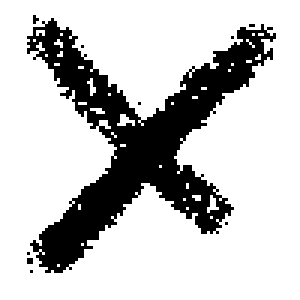
#> input picture x.bmp, 100 x 100 px (shown 3 times larger)
$ python rw.py
#> lines starting #> are read from the running program, lines starting #| are printed output that depends on the picture; after the words box and inside, x2 and y2 are one past the last pixel; in counts of white or black regions, pixels touching at a corner belong together; long printed decimals are rounded
#!/usr/bin/python3

from PIL import Image, ImageDraw
import scipy.spatial as ss
import sys
import random
import numpy as np
from numpy.linalg import inv
from sklearn.decomposition import FastICA
from scipy.stats import rankdata

from latex import *
# default values
arg_S = 4
alpha = 0.99
sampleSize = 2000;
# if supplied, use non-default
if (len(sys.argv) == 4):
    arg_S = int(sys.argv[1])
    alpha = float(sys.argv[2])
    sampleSize = int(sys.argv[3])
print("S = {:d}, alpha = {:.3f}, n = {:d}".format(arg_S, alpha, sampleSize))


seed = 23;
random.seed(seed)
np.random.seed(seed)
eps = 1/1000000000

def fromImageToArray(image):
    global sampleSize
    f = Image.open(image)
    data = list(f.getdata())
    a = 0
    for i in range(len(data)):
        if (data[i] == 0):
            a += 1
    n = 100
    indexes = [i for i in range(len(data))]
    random.shuffle(indexes)
    p = [[0 for x in range(a)] for x in range(2)]
    k = [[0 for x in range(sampleSize)] for x in range(2)]
    a = 0
    for i in range(len(data)):
        t = indexes[i]
        if (data[t] == 0):
            p[0][a] = t % 100
            p[1][a] = t // 100
            a += 1
    putImage(np.array(p), isNorm = False)
    for i in range(sampleSize):
        ind = random.randint(0, a - 1)
        k[0][i] = p[0][ind]
        k[1][i] = p[1][ind]
    return np.array(k) - 50


picLen = 120
bordLen = 20
rowLen = 3;
newIm = Image.new('P', (rowLen*picLen, rowLen*picLen), color = 255)
#> newIm: PIL image 360x360 P; every value is 0
imagesAdded = 0

def normalize(a):
    a = a - a.min()
    a = a / a.max()
    a = a * (picLen - bordLen)
    return a + bordLen // 2


def putImage(new, isNorm = True):
    global imagesAdded
    newX = new.copy()
    if isNorm:
        newX[0] = normalize(newX[0])
        newX[1] = normalize(newX[1])
    newX = newX.astype(int)
    newX[0] += imagesAdded % rowLen * picLen
    newX[1] += imagesAdded // rowLen * picLen
    imagesAdded += 1
    for i in range(len(newX[0])):
        newIm.putpixel((newX[0][i], newX[1][i]), 0) # 0 == black color

def showImage():
    newIm.show()
    newIm.save("S={:d}_alpha={:.3f}_n={:d}.bmp".format(arg_S, alpha, sampleSize), 'bmp')


def evalNearest(forTree):
    tree = ss.cKDTree(forTree)
    res = 0
    for i in range(len(forTree)):
        pp = tree.query(forTree[i], arg_S + 1, p=2)[0] # find nearest arg_S distances
        pp = np.power(pp, (1-alpha)*2)
        res += np.sum(pp)
    return res


Gamma = evalNearest(np.random.rand(sampleSize*10, 2)) / np.power(sampleSize*10, alpha)
print("Gamma = ", Gamma)


def mutualInformation(A, B):
    X = rankdata(A) / len(A)
    Y = rankdata(B) / len(B)
    forTree = np.transpose(np.array([X, Y]))
    res = evalNearest(forTree)
    res = res / Gamma / np.power(len(A), alpha)
    res = np.log(res)
    res = res / (1 - alpha)
    return res


imX = fromImageToArray('x.bmp')
#> in fromImageToArray, f is the input picture: PIL image 100x100 L; 77.3% white; 10 black regions (9 under 20 px), largest, box (x1, y1, x2, y2) and area: (9, 6, 92, 91) 2256
#> in fromImageToArray, `data = list(f.getdata())`: data = 10000 values, max 255 at index 0, min 0 at index 511, mean 197.1
#> after the loop in fromImageToArray, `for i in range(len(data)):`: a = 2272
#> in fromImageToArray, `indexes = [i for i in range(len(data))]`: indexes = 10000 values from 0 to 9999
#> the loop in fromImageToArray, `for i in range(len(data)):` made 10000 passes
#> t on passes 1 to 12: 4657, 3314, 1704, 4469, 229, 8306, 508, 3497, 2212, 4682, 9533, 90
#> after the loop in fromImageToArray, `for i in range(len(data)):`: a = 2272; p = 2 items
#> the loop in fromImageToArray, `for i in range(sampleSize):` made 2000 passes
#> ind on passes 1 to 3: 1826, 374, 282
imY = fromImageToArray('y.bmp')
#> call 2 of fromImageToArray, with image = 'y.bmp'
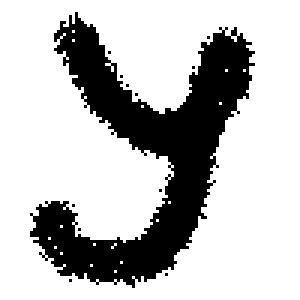
#> input picture y.bmp, 100 x 100 px (shown 3 times larger)
#> in fromImageToArray, f is the input picture: PIL image 100x100 L; 74.5% white; 12 black regions (11 under 20 px), largest, box (x1, y1, x2, y2) and area: (10, 4, 85, 96) 2536
#> in fromImageToArray (call 2), `data = list(f.getdata())`: data = 10000 values, max 255 at index 0, min 0 at index 425, mean 190.1
#> after the loop in fromImageToArray (call 2), `for i in range(len(data)):`: a = 2547
#> the loop in fromImageToArray (call 2), `for i in range(len(data)):` made 10000 passes
#> t on passes 1 to 12: 808, 2523, 7897, 1755, 2886, 2340, 5507, 1325, 4249, 7488, 3530, 2643
#> the loop in fromImageToArray (call 2), `for i in range(sampleSize):` made 2000 passes
#> ind on passes 1 to 3: 584, 796, 90
imZ = fromImageToArray('z.bmp')
#> call 3 of fromImageToArray, with image = 'z.bmp'
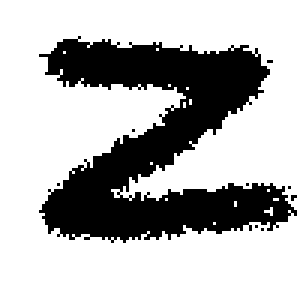
#> input picture z.bmp, 100 x 100 px (shown 3 times larger)
#> in fromImageToArray, f is the input picture: PIL image 100x100 L; 70.9% white; 9 black regions (8 under 20 px), largest, box (x1, y1, x2, y2) and area: (13, 12, 99, 81) 2895
#> in fromImageToArray (call 3), `data = list(f.getdata())`: data = 10000 values, max 255 at index 0, min 0 at index 1226, mean 180.9
#> after the loop in fromImageToArray (call 3), `for i in range(len(data)):`: a = 2906
#> the loop in fromImageToArray (call 3), `for i in range(len(data)):` made 10000 passes
#> t on passes 1 to 12: 496, 1781, 8760, 8915, 8743, 513, 4921, 1055, 2119, 2019, 7335, 9088


S = np.concatenate((imX, imY, imZ), axis = 0)

mat = np.zeros((6, 6))
for i in range(6):
    for j in range(6):
        mat[i][j] = random.random()*2 - 1

S = mat.dot(S)
Y = np.vsplit(S, np.array([2, 4]))
putImage(Y[0])
putImage(Y[1])
putImage(Y[2])
ica = FastICA(n_components = 6, max_iter=2000, random_state = seed)
ans = ica.fit_transform(np.transpose(S))


S = np.transpose(ans)

output = []
best = 1000000000000
for i in range(1,6):
    S[i], S[1] = S[1].copy(), S[i].copy()
    for j in range(3, 6):
        S[j], S[3] = S[3].copy(), S[j].copy()
        mi = mutualInformation(S[0], S[1]) + mutualInformation(S[2], S[3]) + mutualInformation(S[4], S[5])
        print(mi)
        output.append([str(mi)])
        if mi < best:
            best = mi
            l = S.copy()
        S[3], S[j] = S[j].copy(), S[3].copy()
    S[1], S[i] = S[i].copy(), S[1].copy()


Y = np.vsplit(l, np.array([2, 4]))
putImage(Y[0])
putImage(Y[1])
putImage(Y[2])
print("Best = ", best)
#| Best =  -1.184
output.append(["Best = " + str(best)])

output_file = open("output{:d}.txt".format(sampleSize),'w')
#> (the run stopped early here; a loop or call above may not have finished)
